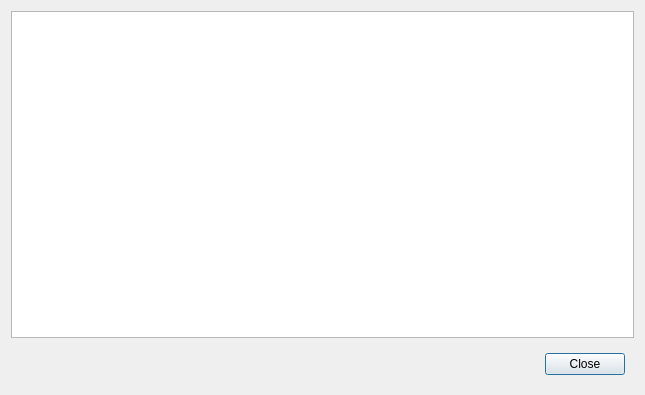
<ui version="4.0" >
 <class>pqBlotDialog</class>
 <widget class="QDialog" name="pqBlotDialog" >
  <property name="geometry" >
   <rect>
    <x>0</x>
    <y>0</y>
    <width>645</width>
    <height>395</height>
   </rect>
  </property>
  <property name="windowTitle" >
   <string>Dialog</string>
  </property>
  <layout class="QVBoxLayout" >
   <item>
    <widget class="pqBlotShell" name="shellWidget" />
   </item>
   <item>
    <widget class="QWidget" native="1" name="buttons" >
     <layout class="QHBoxLayout" >
      <item>
       <spacer>
        <property name="orientation" >
         <enum>Qt::Horizontal</enum>
        </property>
        <property name="sizeHint" >
         <size>
          <width>141</width>
          <height>20</height>
         </size>
        </property>
       </spacer>
      </item>
      <item>
       <widget class="QPushButton" name="close" >
        <property name="text" >
         <string>Close</string>
        </property>
       </widget>
      </item>
     </layout>
    </widget>
   </item>
  </layout>
  <action name="actionWireframe" >
   <property name="icon" >
    <iconset resource="pvblot.qrc" >:/pvblot/Icons/Wireframe.png</iconset>
   </property>
   <property name="text" >
    <string>Wireframe</string>
   </property>
  </action>
  <action name="actionSolid" >
   <property name="icon" >
    <iconset resource="pvblot.qrc" >:/pvblot/Icons/Solid.png</iconset>
   </property>
   <property name="text" >
    <string>Solid</string>
   </property>
  </action>
 </widget>
 <customwidgets>
  <customwidget>
   <class>pqBlotShell</class>
   <extends>QTextEdit</extends>
   <header>pqBlotShell.h</header>
  </customwidget>
 </customwidgets>
 <resources>
  <include location="pvblot.qrc" />
 </resources>
 <connections/>
</ui>
